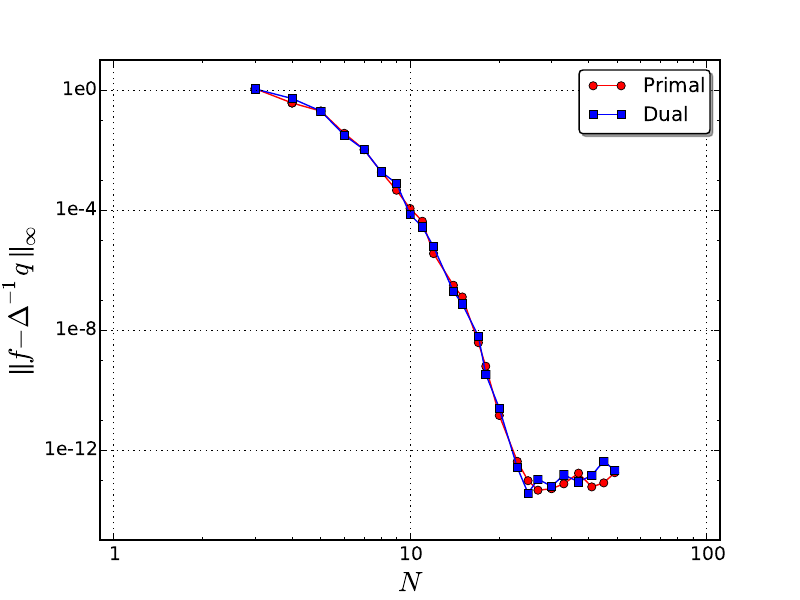

Write Python code to recreate this figure.
import dec
from dec.spectral import *

def run():
    size = [int(x) for x in exp(linspace(log(3), log(50), 30))]

    f = lambda x: exp(sin(x))
    q = lambda x: f(x)*(cos(x)**2 - sin(x))

    L = [[], []]
    for N in size:

        g = Grid_1D_Periodic(N)
        laplace, laplace_d = laplacian(g)

        #################
        p = to_matrix(laplace, N)
        one = zeros(N); one[0] = 1
        p = vstack((one, p))

        z = dot(linalg.pinv(p), concatenate(( [f(g.verts[0])], g.P0(q) )) )

        err = linalg.norm(g.P0(f) - z, inf)
        L[0].append( err )

        #######################

        p = to_matrix(laplace_d, N)
        one = zeros(N); one[0] = 1
        p = vstack((one, p))

        z = dot(linalg.pinv(p), concatenate(( [f(g.verts_dual[0])], g.P0d(q) )) )

        err = linalg.norm(g.P0d(f) - z, inf)
        L[1].append( err )

    return size, L
dataname = "poisson1d_periodic.json"
#dec.store_data(dataname, run())

import matplotlib
matplotlib.rcParams['legend.fancybox'] = True
import matplotlib.pyplot as plt
fontsize = 20
labelsize = 13.5

def fix_axis_labels(plt):
    plt.tick_params(labelsize=labelsize)
    plt.xticks((1, 10, 100), ('1', '10', '100'))
    plt.yticks((1, 1e-4, 1e-8, 1e-12),
               ('1e0', '1e-4', '1e-8', '1e-12'))
    plt.axis([.9, 111, 1e-15, 10])

size, L = dec.get_data(dataname)

ax = plt.subplot(1, 1, 1)
ax.loglog(size, L[0], '-o', color='r', label='Primal')
ax.loglog(size, L[1], '-s', color='b', label='Dual')

ax.grid(True)
ax.legend(shadow=True, fancybox=True)

#plt.title(r'Periodic')
plt.xlabel(r'$N$', fontsize=fontsize)
plt.ylabel(r'$\parallel f - \Delta^{-1} q \parallel_\infty$', fontsize=fontsize)
fix_axis_labels(plt)

plt.draw()
#plt.savefig("Documents/Research/Desbrun/latex/SpectralDEC/plot/cheb/poisson1d_periodic.pdf")
plt.show()
